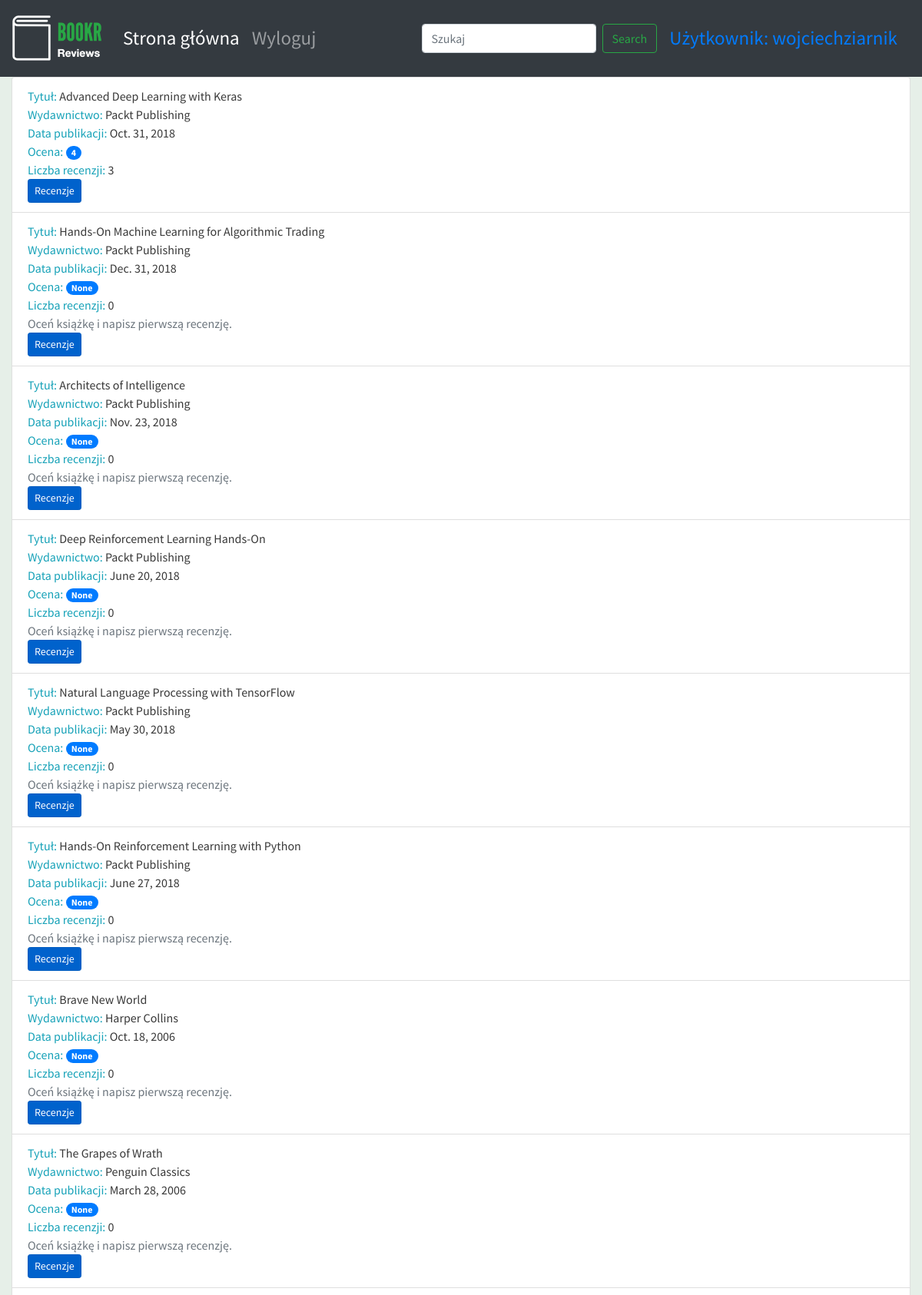
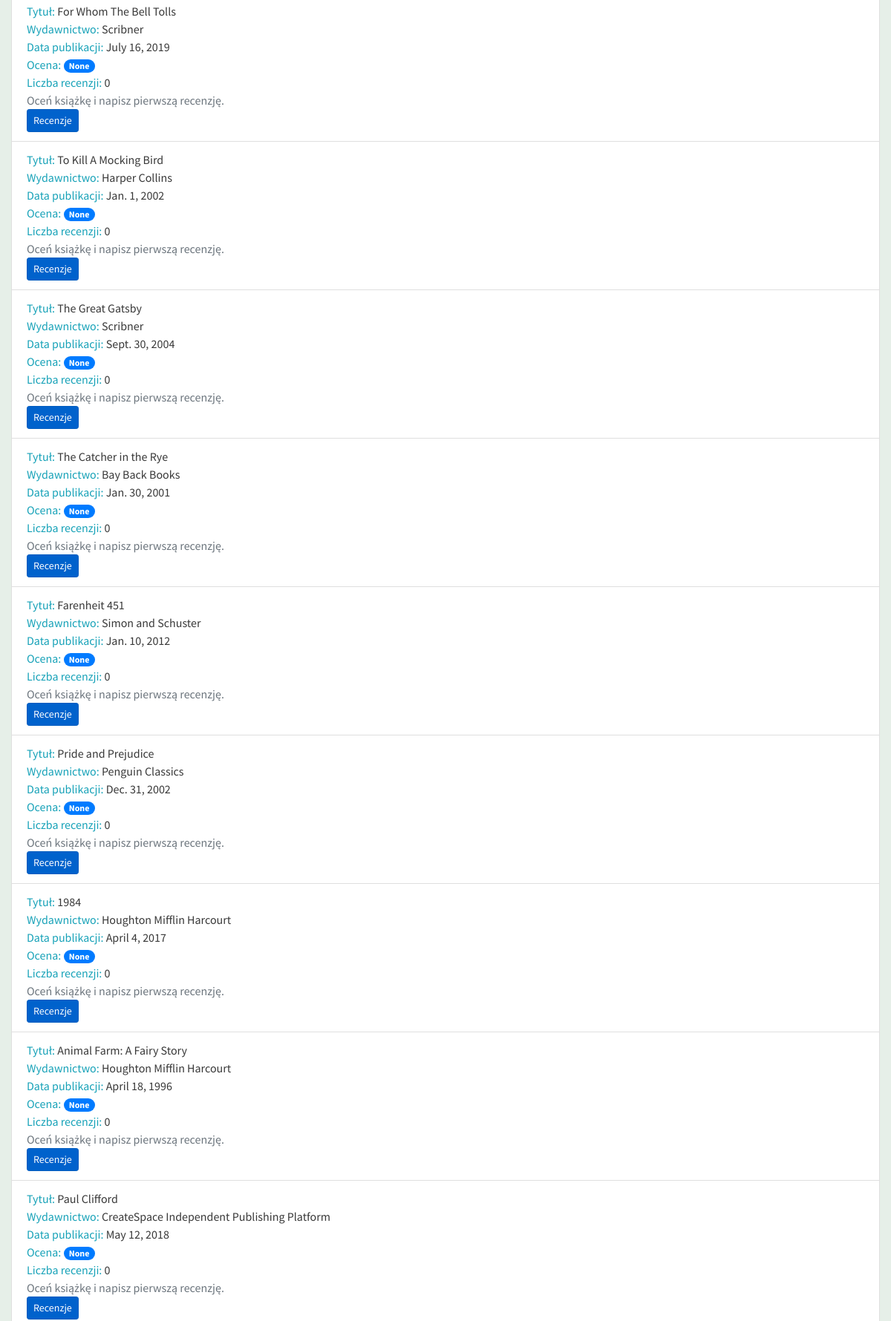
The app's page /books/ (signed in, upper part) with its own data (2 pictures, top to bottom).
### reviews/models.py (models this page shows, shortened)
class Book(models.Model):
    title = models.CharField(max_length=70, help_text="Tytuł książki.")
    publication_date = models.DateField(verbose_name="Data publikacji książki.")
    isbn = models.CharField(max_length=20, verbose_name="Numer ISBN książki.")
    publisher = models.ForeignKey(Publisher, on_delete=models.CASCADE)
    contributors = models.ManyToManyField('Contributor', through="BookContributor")
    cover = models.ImageField(upload_to='book_covers/', null=True, blank=True)
    sample = models.FileField(upload_to='book_samples/', null=True, blank=True)

class Publisher(models.Model):
    name = models.CharField(max_length=50, help_text="Nazwa wydawnictwa.")
    website = models.URLField(help_text="Witryna wydawnictwa.")
    email = models.EmailField(help_text="Adres e-mail wydawnictwa.")
    def __str__(self):
        return self.name

### reviews/views.py (the view)
# urls.py: path('books/', book_list, name='book_list'),
def book_list(request):
    books = Book.objects.all()      # type: ignore
    book_list = []
    for book in books:
        reviews = book.review_set.all()
        if reviews:
            book_rating = average_rating([review.rating for review in reviews])
            number_of_reviews = len(reviews)
        else:
            book_rating = None
            number_of_reviews = 0
        book_list.append({"book": book,
                          "book_rating": book_rating,
                          "number_of_reviews": number_of_reviews})
        context = {
            "book_list": book_list
        }
    return render(request, 'reviews/book_list.html', context)

### reviews/utils.py (called while the page is built)
def average_rating(rating_list):
    if not rating_list:
        return 0
    return round(sum(rating_list)/len(rating_list))

### reviews/templates/reviews/book_list.html (shortened to what this page needs)
{% extends 'reviews/reviews_base.html' %}
{% block content %}
<ul class="list-group">
  {% for item in book_list %}
  <li class="list-group-item">
      <span class="text-info">Tytuł: </span> <span>{{ item.book.title }}</span>
      <br>
      <span class="text-info">Wydawnictwo: </span><span>{{ item.book.publisher }}</span>
      <br>
      <span class="text-info">Data publikacji: </span><span>{{ item.book.publication_date }}</span>
      <br>
      <span class="text-info">Ocena: </span><span class="badge badge-primary badge-pill">{{ item.book_rating }}</span>
      <br>
      <span class="text-info">Liczba recenzji: </span><span>{{ item.number_of_reviews }}</span>
      <br>
      {% if item.book_rating is null %}
      <span class="text-secondary">Oceń książkę i napisz pierwszą recenzję.</span>
      <br>
      {% endif %}
      <a class="btn btn-primary btn-sm active" role="button" aria-pressed="true" href="/books/{{ item.book.id }}/">Recenzje</a></li>
  {% endfor %}
</ul>
{% endblock %}

### templates/base.html (shortened to what this page needs)
<!doctype html>
{% load static %}
<html lang="en">
  <head>
    <link rel="stylesheet" href="https://stackpath.bootstrapcdn.com/bootstrap/4.4.1/css/bootstrap.min.css">
    <link rel="stylesheet" href="https://cdnjs.cloudflare.com/ajax/libs/font-awesome/4.7.0/css/font-awesome.min.css">
    <link rel="stylesheet" href="{% static 'main.css' %}">
  </head>
  <body>
        <nav class="navbar navbar-expand-sm navbar-dark bg-dark sticky-top">
          <a class="navbar-brand" href="/">{% block brand %}<img src="{% static 'logo.png' %}">{% endblock %}</a>
          <div class="collapse navbar-collapse" id="navbarSupportedContent">
            <ul class="navbar-nav mr-auto">
              <li class="nav-item active">
                <a class="nav-link" href="/books/">Strona główna <span class="sr-only">(current)</span></a>
              </li>
              {% if user.is_authenticated %}
              <li class="nav-item">
                <a class="nav-link" href="{% url 'accounts:logout' %}">Wyloguj</a>
              </li>
              {% else %}
              <li class="nav-item">
                <a class="nav-link" href="{% url 'accounts:login' %}">Zaloguj</a>
              </li>
              {% endif %}
            </ul>
            <form action="{% url 'book_search' %}" class="form-inline my-2 my-lg-0">
             <input class="form-control mr-sm-2" type="search" placeholder="Szukaj" aria-label="Search" name="search" value="{{ search_text }}" minlength="3">
              <button class="btn btn-outline-success my-2 my-sm-0" type="submit">Search</button>
            </form>
            {% if user.is_authenticated %}
              <a class="nav-link" href="{% url 'profile' %}">Użytkownik: {{ user.username }}</a>
            {% endif %}
          </div>
        </nav>
        <div class="container-fluid">
          {% block content %}{% endblock %}
        </div>
  </body>
</html>

### static/main.css (style rules this page uses)
.navbar { min-height: 100px; font-size: 25px; }
.navbar-brand { font-size: 25px; }
body { font-family: 'Source Sans Pro', sans-serif; background-color: #e6efe8; color: #393939; }

### records on screen
Book: book "Advanced Deep Learning with Keras", book.publisher "Packt Publishing", book.publication_date "Oct. 31, 2018", book_rating "4", number_of_reviews "3"
Book: book "Hands-On Machine Learning for Algorithmic Trading", book.publisher "Packt Publishing", book.publication_date "Dec. 31, 2018", book_rating "None", number_of_reviews "0", shows "Oceń książkę i napisz pierwszą recenzję."
Book: book "Architects of Intelligence", book.publisher "Packt Publishing", book.publication_date "Nov. 23, 2018", book_rating "None", number_of_reviews "0", shows "Oceń książkę i napisz pierwszą recenzję."
Book: book "Deep Reinforcement Learning Hands-On", book.publisher "Packt Publishing", book.publication_date "June 20, 2018", book_rating "None", number_of_reviews "0", shows "Oceń książkę i napisz pierwszą recenzję."
Book: book "Natural Language Processing with TensorFlow", book.publisher "Packt Publishing", book.publication_date "May 30, 2018", book_rating "None", number_of_reviews "0", shows "Oceń książkę i napisz pierwszą recenzję."
Book: book "Hands-On Reinforcement Learning with Python", book.publisher "Packt Publishing", book.publication_date "June 27, 2018", book_rating "None", number_of_reviews "0", shows "Oceń książkę i napisz pierwszą recenzję."
Book: book "Brave New World", book.publisher "Harper Collins", book.publication_date "Oct. 18, 2006", book_rating "None", number_of_reviews "0", shows "Oceń książkę i napisz pierwszą recenzję."
Book: book "The Grapes of Wrath", book.publisher "Penguin Classics", book.publication_date "March 28, 2006", book_rating "None", number_of_reviews "0", shows "Oceń książkę i napisz pierwszą recenzję."
Book: book "For Whom The Bell Tolls", book.publisher "Scribner", book.publication_date "July 16, 2019", book_rating "None", number_of_reviews "0", shows "Oceń książkę i napisz pierwszą recenzję."
Book: book "To Kill A Mocking Bird", book.publisher "Harper Collins", book.publication_date "Jan. 1, 2002", book_rating "None", number_of_reviews "0", shows "Oceń książkę i napisz pierwszą recenzję."
Book: book "The Great Gatsby", book.publisher "Scribner", book.publication_date "Sept. 30, 2004", book_rating "None", number_of_reviews "0", shows "Oceń książkę i napisz pierwszą recenzję."
Book: book "The Catcher in the Rye", book.publisher "Bay Back Books", book.publication_date "Jan. 30, 2001", book_rating "None", number_of_reviews "0", shows "Oceń książkę i napisz pierwszą recenzję."
Book: book "Farenheit 451", book.publisher "Simon and Schuster", book.publication_date "Jan. 10, 2012", book_rating "None", number_of_reviews "0", shows "Oceń książkę i napisz pierwszą recenzję."
Book: book "Pride and Prejudice", book.publisher "Penguin Classics", book.publication_date "Dec. 31, 2002", book_rating "None", number_of_reviews "0", shows "Oceń książkę i napisz pierwszą recenzję."
Book: book "1984", book.publisher "Houghton Mifflin Harcourt", book.publication_date "April 4, 2017", book_rating "None", number_of_reviews "0", shows "Oceń książkę i napisz pierwszą recenzję."
Book: book "Animal Farm: A Fairy Story", book.publisher "Houghton Mifflin Harcourt", book.publication_date "April 18, 1996", book_rating "None", number_of_reviews "0", shows "Oceń książkę i napisz pierwszą recenzję."
Book: book "Paul Clifford", book.publisher "CreateSpace Independent Publishing Platform", book.publication_date "May 12, 2018", book_rating "None", number_of_reviews "0", shows "Oceń książkę i napisz pierwszą recenzję."

### other values on screen
{{ user.username }} "wojciechziarnik"
